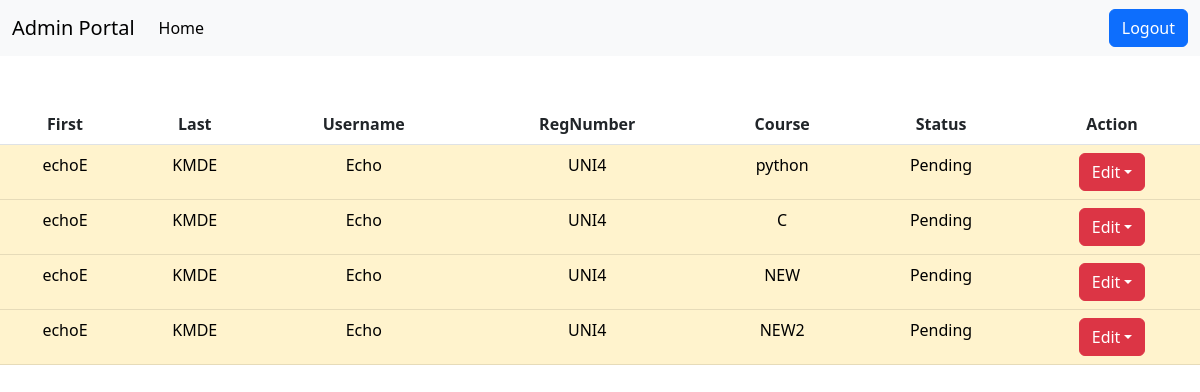
/stu-cou-reg/ap-std/, run on the app's committed database.
### stu_cou_reg/models.py (models this page shows, shortened)
class StudentData(models.Model):
    student_id = models.BigAutoField(primary_key='True',auto_created='True')
    stu_reg_id = models.CharField(max_length=50,unique='True',null='True')
    student_image = models.ImageField(null='True', upload_to='')
    user = models.ForeignKey(User, on_delete=models.CASCADE, related_name='user')
    class Meta:
        db_table='Student'

class CourseData(models.Model):
    course_id = models.BigAutoField(primary_key='True')
    course_name = models.CharField(max_length=16,unique='True',null='True')
    description = models.CharField(max_length=500)
    class Meta:
        db_table='Courses'

class RegisteredData(models.Model):
    registered_id = models.BigAutoField(primary_key='True',auto_created='True')
    student_id = models.ForeignKey(StudentData, null=True, on_delete=models.CASCADE)
    course_id = models.ForeignKey(CourseData, null=True, on_delete=models.CASCADE)
    course_status = models.IntegerField(default=0)
    class Meta:
        db_table='Regisatered'

### stu_cou_reg/views.py (the view)
# urls.py: path('ap-std/', views.student_view, name='student_view'),
def student_view(request):
    all_students = User.objects.filter(is_staff=False).values()
    all_students_data = StudentData.objects.all().values()
    all_courses_data = CourseData.objects.all().values()
    return render(request, 'admin_port_std.html',{'all_students': all_students, 'all_students_data' :all_students_data , 'all_courses_data' : all_courses_data,  'reg' : RegisteredData.objects.all().values() })

### templates/admin_port_std.html (shortened to what this page needs)
{% load static %}
<!DOCTYPE html>
<html lang="en">
<head>
    <link href="https://cdn.jsdelivr.net/npm/bootstrap@5.3.0-alpha3/dist/css/bootstrap.min.css" rel="stylesheet">
</head>
<body>
    <nav class="navbar navbar-expand-lg bg-body-tertiary">
        <div class="container-fluid">
            <div class="collapse navbar-collapse" id="navbarTogglerDemo01">
                <a class="navbar-brand" href="">Admin Portal</a>
                <ul class="navbar-nav me-auto mb-2 mb-lg-0">
                    <li class="nav-item">
                        <a class="nav-link active" aria-current="page" href="{% url 'admin_portal_page' %}">Home</a>
                    </li>
                </ul>
                <div class="d-flex">
                    <a href="{% url 'admin_logout' %}"><button type="submit"  class="btn btn-primary">Logout</button></a>
                </div>
            </div>
        </div>
    </nav>
    <br>
    <br>
    <div class="table-light">
        <table class="table">
            <thead>
              <tr>
                <th scope="col"><center>First</center></th>
                <th scope="col"><center>Last</center></th>
                <th scope="col"><center>Username</center></th>
                <th scope="col"><center>RegNumber</center></th>
                <th scope="col"><center>Course</center></th>
                <th scope="col"><center>Status</center></th>
                <th scope="col"><center>Action</center></th>
              </tr>
            </thead>
            <tbody>
                {% for y in all_students_data  %}
                    {% for x in all_students %}
                        {% for z in all_courses_data %}
                            {% for m in reg %}
                                {% if y.user_id == x.id %}
                                    {% if m.course_id_id == z.course_id %}
                                        <tr class="
                                            {% if m.course_status == -1 %}
                                                table-danger
                                            {% elif m.course_status == 0 %}
                                                table-warning
                                            {% elif m.course_status == 1 %}
                                                table-default
                                            {% endif %}
                                        ">
                                            <td><center>{{ x.first_name }}</center></td>
                                            <td><center>{{ x.last_name }}</center></td>
                                            <td><center>{{ x.username }}</center></td>
                                            <td><center>{{ y.stu_reg_id }}</center></td>
                                            {% if m.course_id_id  == null and m.course_status == 0  %}
                                                <td><center>null</center></td>
                                            {% else %}
                                                <td><center>{{ z.course_name }}</center></td>
                                            {% endif %}
                                            {% if m.course_status == 0 %}
                                                <td><center>Pending</center></td>
                                            {% elif m.course_status == 1 %}
                                                <td><center>Approved</center></td>
                                            {% elif m.course_status == -1 %}
                                                <td><center>Rejected</center></td>
                                            {% endif %}
                                            <td><center>
                                                <div class="btn-group">
                                                    <button type="button" class="btn btn-danger dropdown-toggle" data-bs-toggle="dropdown" aria-expanded="false">Edit</button>
                                                </div>
                                            </center></td>
                                        </tr>
                                    {% endif %}
                                {% endif %}
                            {% endfor %}
                        {% endfor %}
                    {% endfor %}
                {% endfor %}
            </tbody>
          </table>
    </div>
</body>
</html>

### data on the page
StudentData: stu_reg_id "UNI4"
CourseData: course_name "python"
RegisteredData: course_status "Pending"
CourseData: course_name "C"
RegisteredData: course_status "Pending"
CourseData: course_name "NEW"
RegisteredData: course_status "Pending"
CourseData: course_name "NEW2"
RegisteredData: course_status "Pending"

### other printed values
{{ x.first_name }} "echoE"
{{ x.last_name }} "KMDE"
{{ x.username }} "Echo"
